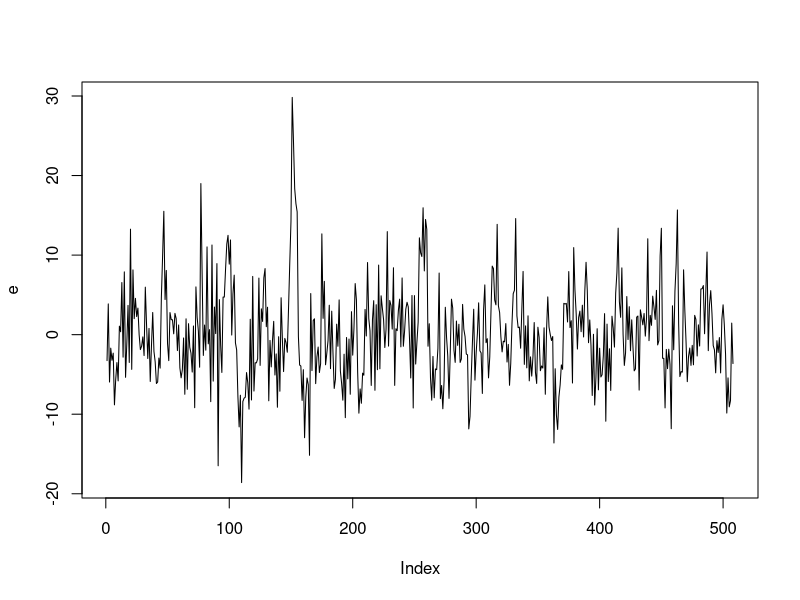

Generate this figure with R:
setwd('./01 Linear Models')
library(nlme)
data<-read.table("cmort.txt", sep="\t", dec=".", head=TRUE)
head(data)
tail(data)
t<-data$t
x1<-t
x2<-t^2
x3<-t^3
x4<-cos(2*pi*t/52)
x5<-sin(2*pi*t/52)
y<-data$y
training<-data.frame(x1,x2,x3,x4,x5,y)
M<-lm(y~x1+x2+x3+x4+x5,data=training)
summary(M)
e<-residuals(M)
plot(e,type="n")
lines(e)
# estimate of the AR parameters
ar(e, aic = FALSE, order.max = 1)
M_GLS<-gls(y~x1+x2+x3+x4+x5,
           data=training,correlation=corAR1())
summary(M_GLS)
paramsAR<-coef(M_GLS$model$corStruct,unconstrained=FALSE)

# alternative linear model
M0<-lm(y~x1+x2+x3,data=training)
modelH0<-gls(y~x1+x2+x3,data=training,
             correlation=corAR1(), method="ML")
summary(modelH0)
modelH1<-gls(y~x1+x2+x3+x4+x5,data=training,
             correlation=corAR1(), method="ML")
summary(modelH1)
anova(modelH0, modelH1)

# predict model's value at the next step
newdata<-data
# add unknown next value to predict 
newdata[nrow(data) + 1,] = c(509, NA)
t<-newdata$t
y<-newdata$y
x1<-t
x2<-t^2
x3<-t^3
x4<-cos(2*pi*t/52)
x5<-sin(2*pi*t/52)
nn<-dim(newdata)[1]
T<-data.frame(t=1:nn)
cs<-corAR1(paramsAR,form = ~ 1)
cs<-Initialize(cs, data = T)
Sigma<-corMatrix(cs)
V<-Sigma[1:(nn-1),1:(nn-1)]
w<-Sigma[1:(nn-1),nn]
# predict value at t=509
predict(M_GLS,newdata=newdata)

blup<-predict(M_GLS,newdata=newdata)+t(w)%*%solve(V)%*%residuals(M_GLS)
blup
blup[509]

# 80 % interval of prediction 
sigma<-summary(M_GLS)$sigma^2
X<-model.matrix(~x1+x2+x3+x4+x5, data=training)
vf<-Sigma[nn,nn]
xf<-t(t(c(1, x1[508], x2[508], x3[508], x4[508], x5[508])))
error<-sigma*(vf-t(w)%*%solve(V)%*%w+(t(xf)-t(w)%*%solve(V)%*%X)%*%solve(t(X)%*%solve(V)%*%X, tol = 1e-17)%*%(xf-t(X)%*%solve(V)%*%w))

lowerbound<-blup-qnorm(0.9)*sqrt(error)
lowerbound[509]

upperbound<-blup+qnorm(0.9)*sqrt(error)
upperbound[509]
